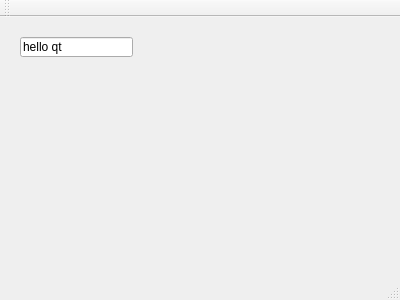
<?xml version="1.0" encoding="UTF-8"?>
<ui version="4.0">
 <class>MainWindow</class>
 <widget class="QMainWindow" name="MainWindow">
  <property name="geometry">
   <rect>
    <x>0</x>
    <y>0</y>
    <width>400</width>
    <height>300</height>
   </rect>
  </property>
  <property name="windowTitle">
   <string>MainWindow</string>
  </property>
  <widget class="QWidget" name="centralWidget">
   <widget class="QLineEdit" name="lineEdit">
    <property name="geometry">
     <rect>
      <x>20</x>
      <y>20</y>
      <width>113</width>
      <height>20</height>
     </rect>
    </property>
    <property name="text">
     <string>hello qt</string>
    </property>
   </widget>
  </widget>
  <widget class="QMenuBar" name="menuBar">
   <property name="geometry">
    <rect>
     <x>0</x>
     <y>0</y>
     <width>400</width>
     <height>23</height>
    </rect>
   </property>
  </widget>
  <widget class="QToolBar" name="mainToolBar">
   <attribute name="toolBarArea">
    <enum>TopToolBarArea</enum>
   </attribute>
   <attribute name="toolBarBreak">
    <bool>false</bool>
   </attribute>
  </widget>
  <widget class="QStatusBar" name="statusBar"/>
 </widget>
 <layoutdefault spacing="6" margin="11"/>
 <resources/>
 <connections/>
</ui>
